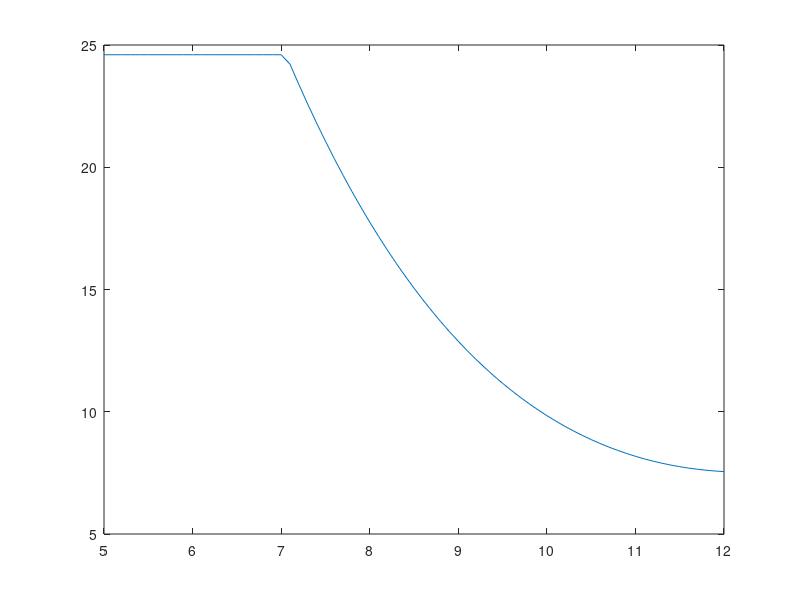

Recreate this plot in MATLAB.
%%Inputs and property calculation 

Qchannel=5:0.1:12; %MW

Qchannelimp=Qchannel*1000*3412.14; %Btu/h

Tin=267.2; %C

Achannel=0.0034;%m^2

Achannelimp=Achannel*3.2808^2; %ft^2

%% Initial single pass k calculation- 
% pressure differences in each pass section
%



DP = [165;
262.5000;
520.5000;
258;
174];


%%calculate values for k for each section

% reference mass flowrate

M=25.8; % kg/s

Rho=780.6; %kg/m^3

keff=DP./1000./(M^2);

reff=keff.*Rho;

reffT=sum(reff);

Pout=10; %MPa

Pin=((Pout*1000)-sum(DP))/1000;  %MPa


%% Physical data import
% Temperature for water properties (C)


Tsat=[100
110
120
130
140
150
160
170
180
190
200
210
220
230
240
250
260
270
280
290
300
310
320
330
340
350
360
370
373.9500];

Tsat=reshape(Tsat,29,1);

% Saturation Pressure (MPa)

Psat=[0.1014
0.1434
0.1987
0.2703
0.3615
0.4762
0.6182
0.7922
1.0028
1.2552
1.5549
1.9077
2.3196
2.7971
3.3469
3.9762
4.6923
5.5030
6.4166
7.4418
8.5879
9.8651
11.2840
12.8580
14.6010
16.5290
18.6660
21.0440
22.0640];

Psat=reshape(Psat,29,1);

% Fluid specific volume

svfluid=[0.0010
0.0011
0.0011
0.0011
0.0011
0.0011
0.0011
0.0011
0.0011
0.0011
0.0012
0.0012
0.0012
0.0012
0.0012
0.0013
0.0013
0.0013
0.0013
0.0014
0.0014
0.0014
0.0015
0.0016
0.0016
0.0017
0.0019
0.0022
0.0031];

svfluid=reshape(svfluid,29,1);

% density conversion (kg/m^3)

rhof=1./svfluid;

% vapour specific volume

svvapour=[1.6718
1.2093
0.8912
0.6680
0.5085
0.3925
0.3068
0.2426
0.1938
0.1564
0.1272
0.1043
0.0861
0.0715
0.0597
0.0501
0.0422
0.0356
0.0302
0.0256
0.0217
0.0183
0.0155
0.0130
0.0108
0.0088
0.0069
0.0050
0.0031];

svvapour=reshape(svvapour,29,1);

% density conversion (kg/m^3)

rhov=1./svvapour;

% fluid enthalpy (kJ/kg)

hf=[419.1700
461.4200
503.8100
546.3800
589.1600
632.1800
675.4700
719.0800
763.0500
807.4300
852.2700
897.6300
943.5800
990.1900
1.0376e+03
1.0858e+03
1135
1.1853e+03
1.2369e+03
1290
1345
1.4022e+03
1.4622e+03
1.5259e+03
1.5945e+03
1.6709e+03
1.7617e+03
1.8907e+03
2.0843e+03];

hf=reshape(hf,29,1);

% vapour enthalpy (kJ/kg)

hv=[2.6756e+03
2.6911e+03
2.7059e+03
2.7201e+03
2.7334e+03
2.7459e+03
2.7574e+03
2.7679e+03
2.7772e+03
2.7853e+03
2792
2.7973e+03
2.8009e+03
2.8029e+03
2803
2.8009e+03
2.7966e+03
2.7897e+03
2.7799e+03
2.7667e+03
2.7496e+03
2.7279e+03
2.7006e+03
2666
2.6218e+03
2.5636e+03
2.4815e+03
2.3345e+03
2.0843e+03];

% latent heat (kJ/kg)

hfv=[2.2564e+03
2.2297e+03
2.2021e+03
2.1737e+03
2.1442e+03
2.1137e+03
2.0819e+03
2.0488e+03
2.0141e+03
1.9779e+03
1.9397e+03
1.8997e+03
1.8573e+03
1.8127e+03
1.7654e+03
1.7151e+03
1.6616e+03
1.6044e+03
1543
1.4767e+03
1.4046e+03
1.3257e+03
1.2384e+03
1.1401e+03
1.0273e+03
892.7000
719.8000
443.8000
0];

% Compressed water Pressures

Pcomp=[5;10]; % MPa

% Compressed water enthalpy (10 MPa, 260 C)

hcomp=[1.1349e+03;1.1343e+03]; %kJ/kg

% Surface tension mN/m

sigma=[39.9500
38.8300
37.6900
36.5500
35.4100
34.2500
33.1000
31.9300
30.7700
29.6000
28.4200
27.2400
26.0600
24.8700
23.6700
22.4800
21.3000
20.1100
18.9400
17.7700
16.6100
15.4500
14.3000
13.1700
12.0400
10.9200
9.8100
8.7300
7.6600
6.6100
5.5900
4.6000
3.6500
2.7500
1.9000
1.1300
0.4500
0];

% Steam heat capacity temperatures

TCp=[160;170;180;190;200;220;240;260;280;300;320;340;360];

% liquid Heat capacity

Cp=[4.340;4.370;4.410;4.460;4.500;4.610;4.760;4.970;5.280;5.750;6.540;8.240;14.96];

% liquid thermal conductivity

kl=[0.680;0.677;0.673;0.669;0.663;0.650;0.632;0.609;0.581;0.548;0.509;0.469;0.427];

% dynamic viscosity

mul=[0.170e-3;0.160e-3;0.150e-3;0.142e-3;0.134e-3;0.122e-3;0.111e-3;0.102e-3;0.094e-3;0.086e-3;0.078e-3;0.070e-3;0.060e-3];

% liquid Prandtl Number

Prl=[1.09;1.03;0.983;0.947;0.910;0.865;0.836;0.832;0.854;0.902;1.00;1.23;2.06];

%% System Properties
% Compressed water enthalpy 

hin=interp1(Pcomp,hcomp,Pin); %kJ/kg

% saturation temperature 

Tsys=interp1(Psat,Tsat,Pout); %C

% saturation liquid enthalpy

hfsys=interp1(Psat,hf,Pout); %kJ/kg

% saturation vapour enthalpy

hvsys=interp1(Psat,hv,Pout); %kJ/kg

% saturation latent heat

hfvsys=interp1(Psat,hfv,Pout); %kJ/kg

% saturation liquid density

rhofsys=interp1(Psat,rhof,Pout);  %kg/m^3

% saturation gas density

rhovsys=interp1(Psat,rhov,Pout); %kg/m^3

% Cp Liquid

Cpl=interp1(TCp,Cp,Tsys); %kJ/kg.K

% Thermal Conductivity

ksys=interp1(TCp,kl,Tsys); %W/m.K

% Dynamic Viscosity

mulsys=interp1(TCp,mul,Tsys); %kg/m.s

% Prandtl Number

Prlsys=interp1(TCp,Prl,Tsys); 

% hout calculation

hout=hin+(Qchannel.*1000./M); %kJ/kg

% Hydraulic Diameter

Dh=0.0074; %m

% Heat transfer area

Aht=9.1224; %m^2

%% Mass flow calculation

x=(hout-hfsys)./(hvsys-hfsys);

n=length(Qchannel);

Mchannel=zeros(1,n);

alphas=zeros(1,n);

for in=1:n
    if x(in)<=0
    
    Mchannel(in)=sqrt((Pout-Pin)*rhofsys/reffT);
    else
    check=1;
    eta=1;
    alpha=x(in);
    
    while eta>=0.001
        
        xLevy=((alpha*(1-(2*alpha)))+(alpha*sqrt((1-(2*(x(in))))+(alpha*((2*rhovsys/rhofsys*((1-alpha)^2))))+(alpha*(1-(2*alpha))))))/((2*rhovsys/rhofsys*(1-alpha))+(alpha*(1+(2*alpha))));
    
        eta=x(in)-xLevy;
        
        alpha=alpha-eta;
        
    end
    clear eta
    LF=((1-x(in))^1.75)/((1-alpha)^2);
    
    Mchannel(in)=sqrt((Pout-Pin)*rhofsys/reffT/LF);
    
    alphas(in)=alpha;
    
    clear LF
    
    clear alpha
    end
    
    
end

plot(Qchannel,Mchannel);


